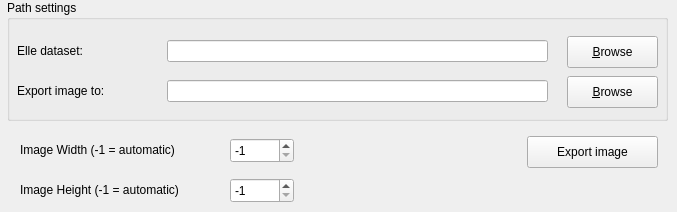
   <widget class="QWidget" name="importElle">
    <attribute name="title">
     <string>Import Elle</string>
    </attribute>
    <widget class="QLabel" name="label_10">
     <property name="geometry">
      <rect>
       <x>20</x>
       <y>142</y>
       <width>211</width>
       <height>16</height>
      </rect>
     </property>
     <property name="text">
      <string>Image Width (-1 = automatic)</string>
     </property>
    </widget>
    <widget class="QSpinBox" name="elleXBox">
     <property name="geometry">
      <rect>
       <x>230</x>
       <y>138</y>
       <width>64</width>
       <height>25</height>
      </rect>
     </property>
     <property name="minimum">
      <number>-1</number>
     </property>
     <property name="maximum">
      <number>99999</number>
     </property>
     <property name="singleStep">
      <number>1</number>
     </property>
     <property name="value">
      <number>-1</number>
     </property>
    </widget>
    <widget class="QLabel" name="label_11">
     <property name="geometry">
      <rect>
       <x>20</x>
       <y>182</y>
       <width>211</width>
       <height>16</height>
      </rect>
     </property>
     <property name="text">
      <string>Image Height (-1 = automatic)</string>
     </property>
    </widget>
    <widget class="QSpinBox" name="elleYBox">
     <property name="geometry">
      <rect>
       <x>230</x>
       <y>178</y>
       <width>64</width>
       <height>25</height>
      </rect>
     </property>
     <property name="minimum">
      <number>-1</number>
     </property>
     <property name="maximum">
      <number>99999</number>
     </property>
     <property name="singleStep">
      <number>1</number>
     </property>
     <property name="value">
      <number>-1</number>
     </property>
    </widget>
    <widget class="QPushButton" name="elleExportButton">
     <property name="geometry">
      <rect>
       <x>527</x>
       <y>136</y>
       <width>131</width>
       <height>32</height>
      </rect>
     </property>
     <property name="sizePolicy">
      <sizepolicy hsizetype="Fixed" vsizetype="Fixed">
       <horstretch>0</horstretch>
       <verstretch>0</verstretch>
      </sizepolicy>
     </property>
     <property name="text">
      <string>Export image</string>
     </property>
     <property name="shortcut">
      <string>Alt+B</string>
     </property>
    </widget>
    <widget class="QGroupBox" name="elleGroupBox">
     <property name="enabled">
      <bool>true</bool>
     </property>
     <property name="geometry">
      <rect>
       <x>7</x>
       <y>0</y>
       <width>661</width>
       <height>121</height>
      </rect>
     </property>
     <property name="title">
      <string>Path settings</string>
     </property>
     <widget class="QLabel" name="elleDSLabel">
      <property name="geometry">
       <rect>
        <x>10</x>
        <y>43</y>
        <width>111</width>
        <height>16</height>
       </rect>
      </property>
      <property name="sizePolicy">
       <sizepolicy hsizetype="Fixed" vsizetype="Preferred">
        <horstretch>0</horstretch>
        <verstretch>0</verstretch>
       </sizepolicy>
      </property>
      <property name="frameShape">
       <enum>QFrame::NoFrame</enum>
      </property>
      <property name="frameShadow">
       <enum>QFrame::Plain</enum>
      </property>
      <property name="text">
       <string>Elle dataset:</string>
      </property>
      <property name="buddy">
       <cstring>originalEdit</cstring>
      </property>
     </widget>
     <widget class="QLabel" name="elleExportLabel">
      <property name="geometry">
       <rect>
        <x>10</x>
        <y>83</y>
        <width>111</width>
        <height>16</height>
       </rect>
      </property>
      <property name="sizePolicy">
       <sizepolicy hsizetype="Fixed" vsizetype="Preferred">
        <horstretch>0</horstretch>
        <verstretch>0</verstretch>
       </sizepolicy>
      </property>
      <property name="frameShape">
       <enum>QFrame::NoFrame</enum>
      </property>
      <property name="frameShadow">
       <enum>QFrame::Plain</enum>
      </property>
      <property name="text">
       <string>Export image to:</string>
      </property>
      <property name="buddy">
       <cstring>originalEdit</cstring>
      </property>
     </widget>
     <widget class="QLineEdit" name="elleDataSetEdit">
      <property name="geometry">
       <rect>
        <x>160</x>
        <y>40</y>
        <width>381</width>
        <height>22</height>
       </rect>
      </property>
     </widget>
     <widget class="QLineEdit" name="elleExportEdit">
      <property name="geometry">
       <rect>
        <x>160</x>
        <y>80</y>
        <width>381</width>
        <height>22</height>
       </rect>
      </property>
     </widget>
     <widget class="QPushButton" name="elleDataSetBrowse">
      <property name="geometry">
       <rect>
        <x>560</x>
        <y>36</y>
        <width>91</width>
        <height>32</height>
       </rect>
      </property>
      <property name="sizePolicy">
       <sizepolicy hsizetype="Fixed" vsizetype="Fixed">
        <horstretch>0</horstretch>
        <verstretch>0</verstretch>
       </sizepolicy>
      </property>
      <property name="text">
       <string>&amp;Browse</string>
      </property>
      <property name="shortcut">
       <string>Alt+B</string>
      </property>
     </widget>
     <widget class="QPushButton" name="elleExportBrowse">
      <property name="geometry">
       <rect>
        <x>560</x>
        <y>76</y>
        <width>91</width>
        <height>32</height>
       </rect>
      </property>
      <property name="sizePolicy">
       <sizepolicy hsizetype="Fixed" vsizetype="Fixed">
        <horstretch>0</horstretch>
        <verstretch>0</verstretch>
       </sizepolicy>
      </property>
      <property name="text">
       <string>&amp;Browse</string>
      </property>
      <property name="shortcut">
       <string>Alt+B</string>
      </property>
     </widget>
    </widget>
   </widget>
